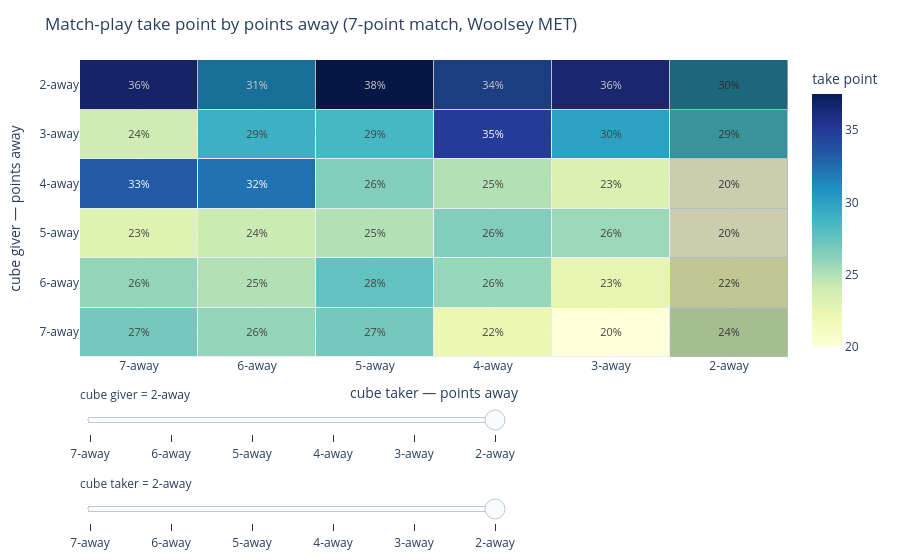

Source (notebook cell):
### Markdown cell above
## Match play: factoring in the score

In a money game the take point sat at 25% because a point was always worth a point. A match breaks that. You are racing to a target, so a point is worth more or less depending on the score: the point that takes you from 6 to 7 wins the match, the point that takes you from 2 to 3 barely moves anything. Once a point's worth floats with the score, so does the take point.

What a point is worth at a given score is your chance of winning the match from there. A **match equity table** (MET) is that chance written out for every score, indexed by how many points each side is *away* from the target. The map below uses the classic Woolsey–Heinrich MET for a 7-point match.

The take-versus-drop comparison is the same as in money; only the currency changed, from points to match-winning chances. Dropping locks in one score. Taking splits you between winning and losing the doubled game, each landing at a different score. Read those three chances off the MET,

$$\text{TP} = \frac{a - b}{c - b}, \qquad \begin{aligned} a &= \text{drop (doubler scores 1)} \\ b &= \text{take and lose 2} \\ c &= \text{take and win 2} \end{aligned}$$

and the take point is the win rate where taking and dropping break even.

Set the two sliders to how far the giver and the taker are from 7; the crosshair marks the cell, and its number is the taker's take point. Far from the target the score barely bites: at 5-away each it is the money 25%. At 3-away each it is **30%**. At 2-away each it is 30% again, and the cube dies on the take, because two points end the match and there is no redouble to lean on. Sideways the score pulls harder. A taker 4-away against a giver 2-away needs **34%**, because losing the doubled game ends the match. The mirror, 2-away against 4-away, takes at **20%**, because losing only levels the score and winning ends it.

Two edges the map leaves off. At 1-away the Crawford rule turns the cube off for a game, and at 1-away each the cube means nothing: take everything and play for the win. And these take points are cubeless; where the cube stays live, like 5-away each, a redouble you would own pulls them a little below what the map shows.

### Code cell
import plotly.graph_objects as go

MET_PCT = [
    [50, 70, 75, 83, 85, 90, 91, 94, 95, 97, 97, 98, 98, 99, 99],
    [30, 50, 60, 68, 75, 81, 85, 88, 91, 93, 94, 95, 96, 97, 98],
    [25, 40, 50, 59, 66, 71, 76, 80, 84, 87, 90, 92, 94, 95, 96],
    [17, 32, 41, 50, 58, 64, 70, 75, 79, 83, 86, 88, 90, 92, 93],
    [15, 25, 34, 42, 50, 57, 63, 68, 73, 77, 81, 84, 87, 89, 90],
    [10, 19, 29, 36, 43, 50, 56, 62, 67, 72, 76, 79, 82, 85, 87],
    [9, 15, 24, 30, 37, 44, 50, 56, 61, 66, 70, 74, 78, 81, 84],
    [6, 12, 20, 25, 32, 38, 44, 50, 55, 60, 65, 69, 73, 77, 80],
    [5, 9, 16, 21, 27, 33, 39, 45, 50, 55, 60, 64, 68, 72, 76],
    [3, 7, 13, 17, 23, 28, 34, 40, 45, 50, 55, 60, 64, 68, 71],
    [3, 6, 10, 14, 19, 24, 30, 35, 40, 45, 50, 55, 59, 63, 67],
    [2, 5, 8, 12, 16, 21, 26, 31, 36, 40, 45, 50, 54, 58, 62],
    [2, 4, 6, 10, 13, 18, 22, 27, 32, 36, 41, 46, 50, 54, 58],
    [1, 3, 5, 8, 11, 15, 19, 23, 28, 32, 37, 42, 46, 50, 54],
    [1, 2, 4, 7, 10, 13, 16, 20, 24, 29, 33, 38, 42, 46, 50],
]
MATCH = 7


def met(t, d):
    if t <= 0:
        return 100.0
    if d <= 0:
        return 0.0
    return float(MET_PCT[t - 1][d - 1])


def take_point(taker_score, giver_score):
    t, d = MATCH - taker_score, MATCH - giver_score
    a = met(t, d - 1)
    b = met(t, d - 2)
    c = met(t - 2, d)
    if c == b:
        return None
    return (a - b) / (c - b) * 100


scores = list(range(0, 6))
n = len(scores)
z = [[take_point(t, d) for t in scores] for d in scores]
text = [[f"{v:.0f}" if v is not None else "" for v in row] for row in z]

fig = go.Figure(go.Heatmap(
    z=z, x=[f"{MATCH - s}-away" for s in scores], y=[f"{MATCH - s}-away" for s in scores],
    text=text, texttemplate="%{text}%", textfont=dict(size=11),
    colorscale="YlGnBu", xgap=1, ygap=1, colorbar=dict(title="take point")))

lo, hi = -0.5, n - 0.5
start = n - 1
fig.update_layout(shapes=[
    dict(type="rect", xref="x", yref="y", x0=lo, x1=hi, y0=start - 0.5, y1=start + 0.5,
         fillcolor="rgba(0,0,0,0.20)", line=dict(width=0)),
    dict(type="rect", xref="x", yref="y", x0=start - 0.5, x1=start + 0.5, y0=lo, y1=hi,
         fillcolor="rgba(0,0,0,0.20)", line=dict(width=0)),
])

giver_steps = [dict(method="relayout", label=f"{MATCH - s}-away",
                    args=[{"shapes[0].y0": i - 0.5, "shapes[0].y1": i + 0.5}])
               for i, s in enumerate(scores)]
taker_steps = [dict(method="relayout", label=f"{MATCH - s}-away",
                    args=[{"shapes[1].x0": j - 0.5, "shapes[1].x1": j + 0.5}])
               for j, s in enumerate(scores)]

fig.update_layout(
    sliders=[
        dict(active=start, y=-0.02, len=0.6, currentvalue={"prefix": "cube giver = "},
             steps=giver_steps),
        dict(active=start, y=-0.32, len=0.6, currentvalue={"prefix": "cube taker = "},
             steps=taker_steps),
    ],
    title="Match-play take point by points away (7-point match, Woolsey MET)",
    xaxis_title="cube taker — points away",
    yaxis_title="cube giver — points away",
    margin=dict(t=60, b=140))
fig.show()

### Figure 1 — Plotly figure (JSON) as saved in the notebook; plotly's stock layout.template omitted (floating-point values rounded to 4 significant figures)
{"data": [{"colorbar": {"title": {"text": "take point"}}, "colorscale": [[0, "rgb(255,255,217)"], [0.125, "rgb(237,248,177)"], [0.25, "rgb(199,233,180)"], [0.375, "rgb(127,205,187)"], [0.5, "rgb(65,182,196)"], [0.625, "rgb(29,145,192)"], [0.75, "rgb(34,94,168)"], [0.875, "rgb(37,52,148)"], [1, "rgb(8,29,88)"]], "text": [["27", "26", "27", "22", "20", "24"], ["26", "25", "28", "26", "23", "22"], ["23", "24", "25", "26", "26", "20"], ["33", "32", "26", "25", "23", "20"], ["24", "29", "29", "35", "30", "29"], ["36", "31", "38", "34", "36", "30"]], "textfont": {"size": 11}, "texttemplate": "%{text}%", "type": "heatmap", "x": ["7-away", "6-away", "5-away", "4-away", "3-away", "2-away"], "xgap": 1, "y": ["7-away", "6-away", "5-away", "4-away", "3-away", "2-away"], "ygap": 1, "z": [[26.92, 25.93, 26.92, 22.22, 20, 24], [25.93, 25, 27.59, 25.81, 22.58, 21.88], [23.08, 24.14, 25, 26.47, 25.71, 20], [33.33, 32.26, 26.47, 25, 23.26, 20], [24, 29.03, 28.57, 34.88, 30, 28.57], [36, 31.25, 37.5, 34, 35.71, 30]]}], "layout": {"margin": {"b": 140, "t": 60}, "shapes": [{"fillcolor": "rgba(0,0,0,0.20)", "line": {"width": 0}, "type": "rect", "x0": -0.5, "x1": 5.5, "xref": "x", "y0": 4.5, "y1": 5.5, "yref": "y"}, {"fillcolor": "rgba(0,0,0,0.20)", "line": {"width": 0}, "type": "rect", "x0": 4.5, "x1": 5.5, "xref": "x", "y0": -0.5, "y1": 5.5, "yref": "y"}], "sliders": [{"active": 5, "currentvalue": {"prefix": "cube giver = "}, "len": 0.6, "steps": [{"args": [{"shapes[0].y0": -0.5, "shapes[0].y1": 0.5}], "label": "7-away", "method": "relayout"}, {"args": [{"shapes[0].y0": 0.5, "shapes[0].y1": 1.5}], "label": "6-away", "method": "relayout"}, {"args": [{"shapes[0].y0": 1.5, "shapes[0].y1": 2.5}], "label": "5-away", "method": "relayout"}, {"args": [{"shapes[0].y0": 2.5, "shapes[0].y1": 3.5}], "label": "4-away", "method": "relayout"}, {"args": [{"shapes[0].y0": 3.5, "shapes[0].y1": 4.5}], "label": "3-away", "method": "relayout"}, {"args": [{"shapes[0].y0": 4.5, "shapes[0].y1": 5.5}], "label": "2-away", "method": "relayout"}], "y": -0.02}, {"active": 5, "currentvalue": {"prefix": "cube taker = "}, "len": 0.6, "steps": [{"args": [{"shapes[1].x0": -0.5, "shapes[1].x1": 0.5}], "label": "7-away", "method": "relayout"}, {"args": [{"shapes[1].x0": 0.5, "shapes[1].x1": 1.5}], "label": "6-away", "method": "relayout"}, {"args": [{"shapes[1].x0": 1.5, "shapes[1].x1": 2.5}], "label": "5-away", "method": "relayout"}, {"args": [{"shapes[1].x0": 2.5, "shapes[1].x1": 3.5}], "label": "4-away", "method": "relayout"}, {"args": [{"shapes[1].x0": 3.5, "shapes[1].x1": 4.5}], "label": "3-away", "method": "relayout"}, {"args": [{"shapes[1].x0": 4.5, "shapes[1].x1": 5.5}], "label": "2-away", "method": "relayout"}], "y": -0.32}], "title": {"text": "Match-play take point by points away (7-point match, Woolsey MET)"}, "xaxis": {"title": {"text": "cube taker — points away"}}, "yaxis": {"title": {"text": "cube giver — points away"}}}}
